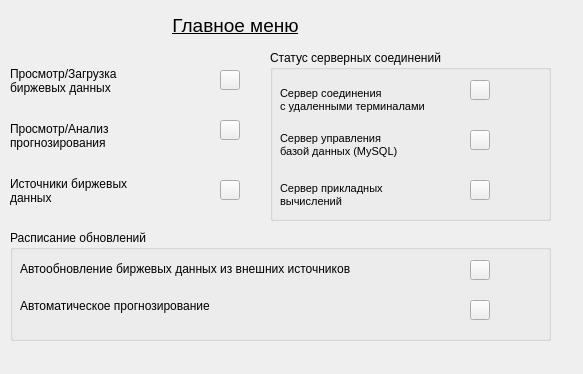
<?xml version="1.0" encoding="UTF-8"?>
<ui version="4.0">
 <class>ChooseMenu</class>
 <widget class="QWidget" name="ChooseMenu">
  <property name="windowModality">
   <enum>Qt::NonModal</enum>
  </property>
  <property name="geometry">
   <rect>
    <x>0</x>
    <y>0</y>
    <width>583</width>
    <height>374</height>
   </rect>
  </property>
  <property name="windowTitle">
   <string>Form</string>
  </property>
  <widget class="QLabel" name="label">
   <property name="geometry">
    <rect>
     <x>170</x>
     <y>10</y>
     <width>131</width>
     <height>31</height>
    </rect>
   </property>
   <property name="text">
    <string>&lt;html&gt;&lt;head/&gt;&lt;body&gt;&lt;p align=&quot;center&quot;&gt;&lt;span style=&quot; font-size:14pt; text-decoration: underline;&quot;&gt;Главное меню&lt;/span&gt;&lt;/p&gt;&lt;/body&gt;&lt;/html&gt;</string>
   </property>
   <property name="textFormat">
    <enum>Qt::RichText</enum>
   </property>
  </widget>
  <widget class="QPushButton" name="viewData">
   <property name="geometry">
    <rect>
     <x>220</x>
     <y>70</y>
     <width>20</width>
     <height>20</height>
    </rect>
   </property>
   <property name="text">
    <string/>
   </property>
  </widget>
  <widget class="QGroupBox" name="groupBox_2">
   <property name="geometry">
    <rect>
     <x>270</x>
     <y>50</y>
     <width>281</width>
     <height>171</height>
    </rect>
   </property>
   <property name="title">
    <string>Статус серверных соединений</string>
   </property>
   <widget class="QPushButton" name="retryDB">
    <property name="enabled">
     <bool>true</bool>
    </property>
    <property name="geometry">
     <rect>
      <x>200</x>
      <y>80</y>
      <width>20</width>
      <height>20</height>
     </rect>
    </property>
    <property name="text">
     <string/>
    </property>
   </widget>
   <widget class="QLabel" name="statusR">
    <property name="geometry">
     <rect>
      <x>170</x>
      <y>130</y>
      <width>31</width>
      <height>17</height>
     </rect>
    </property>
    <property name="text">
     <string/>
    </property>
   </widget>
   <widget class="QLabel" name="label_2">
    <property name="geometry">
     <rect>
      <x>10</x>
      <y>80</y>
      <width>141</width>
      <height>31</height>
     </rect>
    </property>
    <property name="text">
     <string>&lt;html&gt;&lt;head/&gt;&lt;body&gt;&lt;p&gt;&lt;span style=&quot; font-size:8pt;&quot;&gt;Сервер управления &lt;br/&gt;базой данных (MySQL)&lt;/span&gt;&lt;/p&gt;&lt;/body&gt;&lt;/html&gt;</string>
    </property>
   </widget>
   <widget class="QLabel" name="label_4">
    <property name="geometry">
     <rect>
      <x>10</x>
      <y>30</y>
      <width>151</width>
      <height>41</height>
     </rect>
    </property>
    <property name="text">
     <string>&lt;html&gt;&lt;head/&gt;&lt;body&gt;&lt;p&gt;&lt;span style=&quot; font-size:8pt;&quot;&gt;Сервер соединения&lt;br/&gt;с удаленными терминалами&lt;/span&gt;&lt;/p&gt;&lt;/body&gt;&lt;/html&gt;</string>
    </property>
   </widget>
   <widget class="QLabel" name="statusServer">
    <property name="geometry">
     <rect>
      <x>170</x>
      <y>30</y>
      <width>31</width>
      <height>17</height>
     </rect>
    </property>
    <property name="text">
     <string/>
    </property>
   </widget>
   <widget class="QLabel" name="label_3">
    <property name="geometry">
     <rect>
      <x>10</x>
      <y>130</y>
      <width>151</width>
      <height>31</height>
     </rect>
    </property>
    <property name="text">
     <string>&lt;html&gt;&lt;head/&gt;&lt;body&gt;&lt;p&gt;&lt;span style=&quot; font-size:8pt;&quot;&gt;Сервер прикладных&lt;br/&gt;вычислений&lt;/span&gt;&lt;/p&gt;&lt;/body&gt;&lt;/html&gt;</string>
    </property>
   </widget>
   <widget class="QPushButton" name="retryConnect">
    <property name="enabled">
     <bool>true</bool>
    </property>
    <property name="geometry">
     <rect>
      <x>200</x>
      <y>130</y>
      <width>20</width>
      <height>20</height>
     </rect>
    </property>
    <property name="text">
     <string/>
    </property>
   </widget>
   <widget class="QPushButton" name="retrySocket">
    <property name="enabled">
     <bool>true</bool>
    </property>
    <property name="geometry">
     <rect>
      <x>200</x>
      <y>30</y>
      <width>20</width>
      <height>20</height>
     </rect>
    </property>
    <property name="text">
     <string/>
    </property>
   </widget>
   <widget class="QLabel" name="statusDB">
    <property name="geometry">
     <rect>
      <x>170</x>
      <y>80</y>
      <width>31</width>
      <height>17</height>
     </rect>
    </property>
    <property name="text">
     <string/>
    </property>
   </widget>
  </widget>
  <widget class="QPushButton" name="viewForecast">
   <property name="geometry">
    <rect>
     <x>220</x>
     <y>120</y>
     <width>20</width>
     <height>20</height>
    </rect>
   </property>
   <property name="text">
    <string/>
   </property>
  </widget>
  <widget class="QPushButton" name="viewDataSource">
   <property name="geometry">
    <rect>
     <x>220</x>
     <y>180</y>
     <width>20</width>
     <height>20</height>
    </rect>
   </property>
   <property name="text">
    <string/>
   </property>
  </widget>
  <widget class="QLabel" name="label_5">
   <property name="geometry">
    <rect>
     <x>10</x>
     <y>60</y>
     <width>201</width>
     <height>41</height>
    </rect>
   </property>
   <property name="text">
    <string>Просмотр/Загрузка
биржевых данных</string>
   </property>
  </widget>
  <widget class="QLabel" name="label_6">
   <property name="geometry">
    <rect>
     <x>10</x>
     <y>110</y>
     <width>171</width>
     <height>51</height>
    </rect>
   </property>
   <property name="text">
    <string>Просмотр/Анализ
прогнозирования</string>
   </property>
  </widget>
  <widget class="QLabel" name="label_7">
   <property name="geometry">
    <rect>
     <x>10</x>
     <y>170</y>
     <width>161</width>
     <height>41</height>
    </rect>
   </property>
   <property name="text">
    <string>Источники биржевых 
данных</string>
   </property>
  </widget>
  <widget class="QGroupBox" name="groupBox">
   <property name="geometry">
    <rect>
     <x>10</x>
     <y>230</y>
     <width>541</width>
     <height>111</height>
    </rect>
   </property>
   <property name="title">
    <string>Расписание обновлений</string>
   </property>
   <widget class="QLabel" name="label_8">
    <property name="geometry">
     <rect>
      <x>10</x>
      <y>30</y>
      <width>431</width>
      <height>17</height>
     </rect>
    </property>
    <property name="text">
     <string>Автообновление биржевых данных из внешних источников</string>
    </property>
   </widget>
   <widget class="QLabel" name="label_9">
    <property name="geometry">
     <rect>
      <x>10</x>
      <y>60</y>
      <width>431</width>
      <height>31</height>
     </rect>
    </property>
    <property name="text">
     <string>Автоматическое прогнозирование</string>
    </property>
   </widget>
   <widget class="QPushButton" name="autoupdatedata">
    <property name="enabled">
     <bool>true</bool>
    </property>
    <property name="geometry">
     <rect>
      <x>460</x>
      <y>30</y>
      <width>20</width>
      <height>20</height>
     </rect>
    </property>
    <property name="text">
     <string/>
    </property>
   </widget>
   <widget class="QPushButton" name="autoupdateforeast">
    <property name="enabled">
     <bool>true</bool>
    </property>
    <property name="geometry">
     <rect>
      <x>460</x>
      <y>70</y>
      <width>20</width>
      <height>20</height>
     </rect>
    </property>
    <property name="text">
     <string/>
    </property>
   </widget>
  </widget>
 </widget>
 <resources/>
 <connections/>
</ui>
